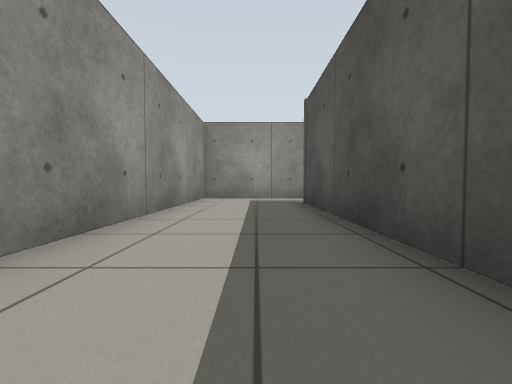
View 1 (above)

23 first-person views from a walk through a robot-simulator world made for Gazebo. The camera is 0.5 m above the floor, tilts 2° down and sees 90° across. The floor is counted in squares, 1 m on a side. Each view is taken from the middle of a square. On the plan, view 1 faces up. The plan holds only what a view shows up to about 9 squares ahead; the rest is blank.

View 2
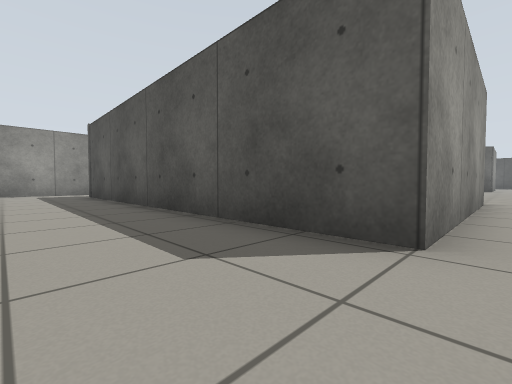

View 3
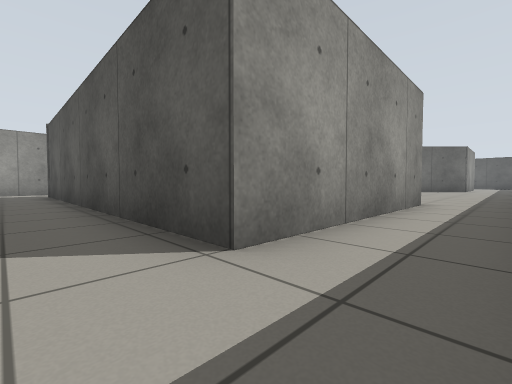

View 4
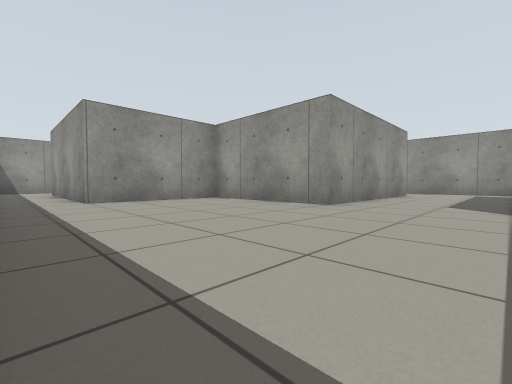

View 5
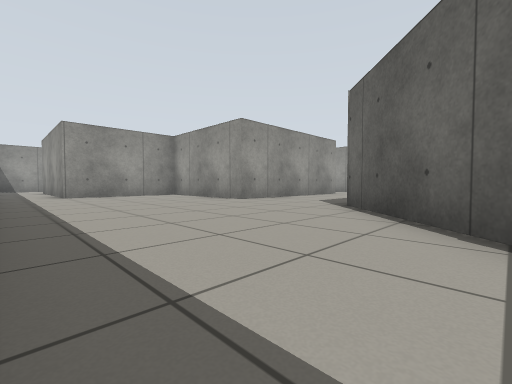

View 6
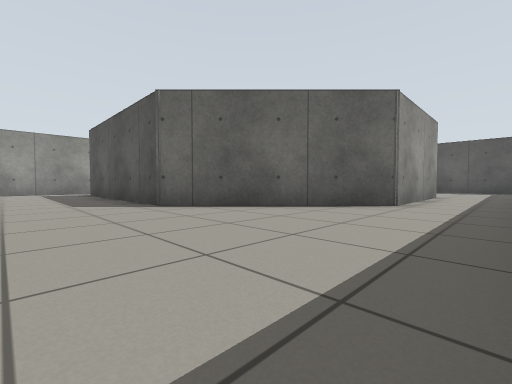

View 7
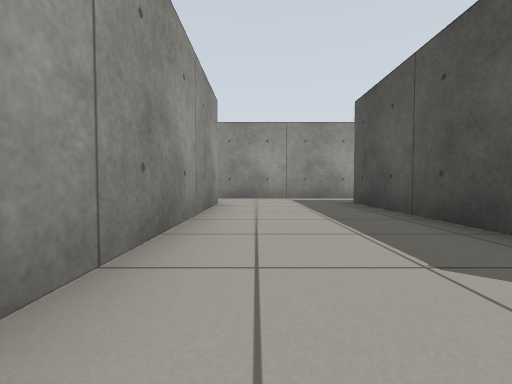

View 8
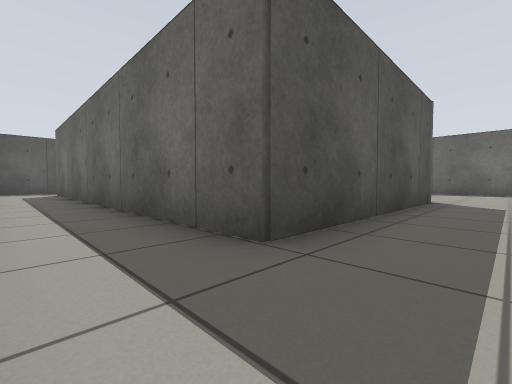

View 9
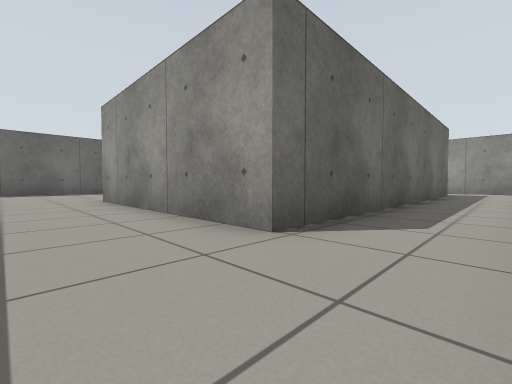

View 10
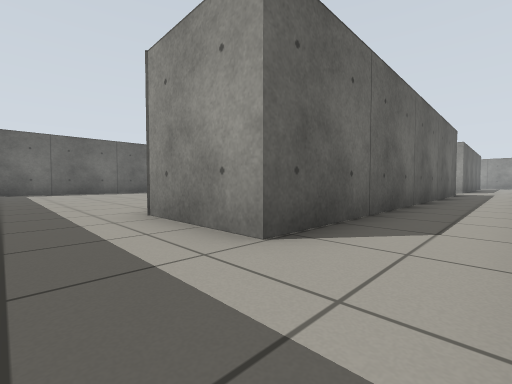

View 11
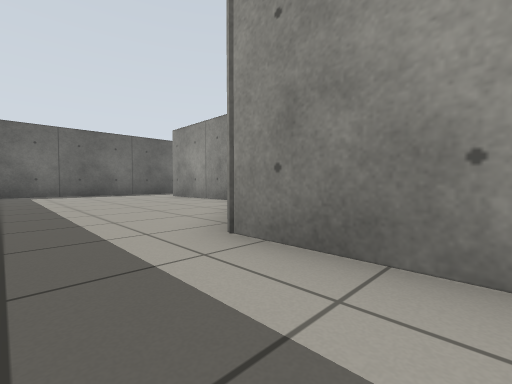

View 12
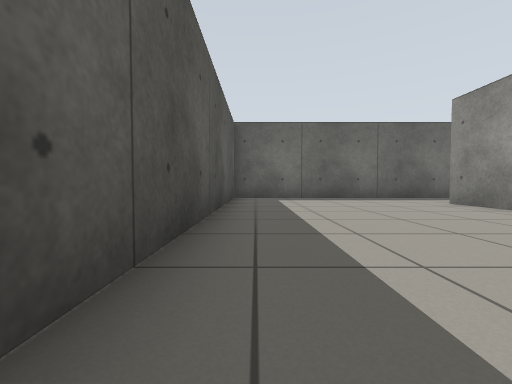

View 13
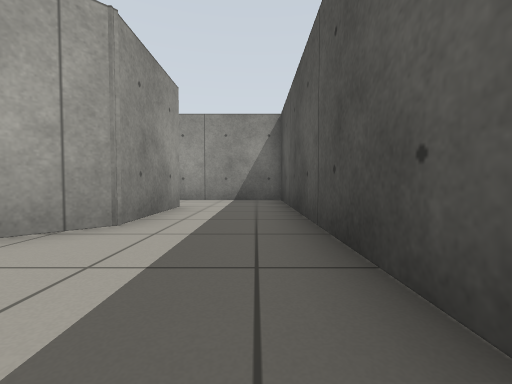

View 14
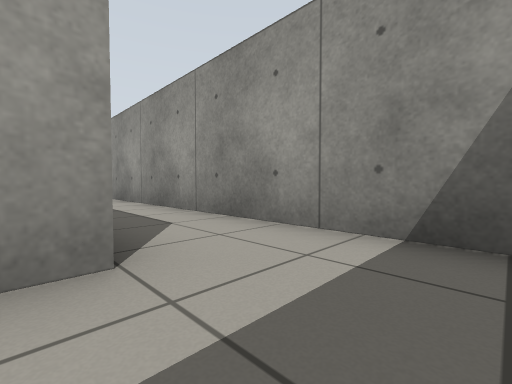

View 15
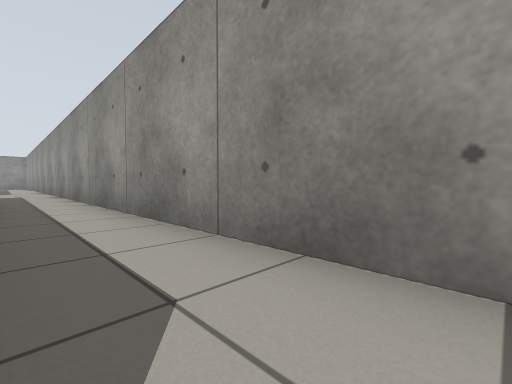

View 16
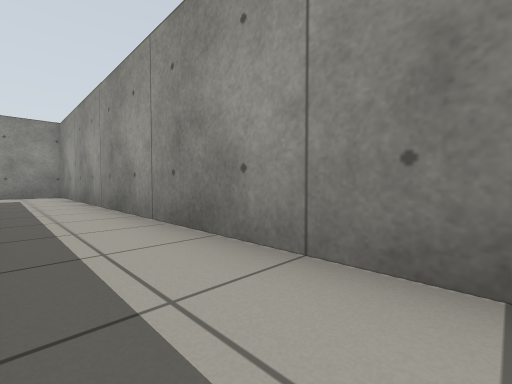

View 17
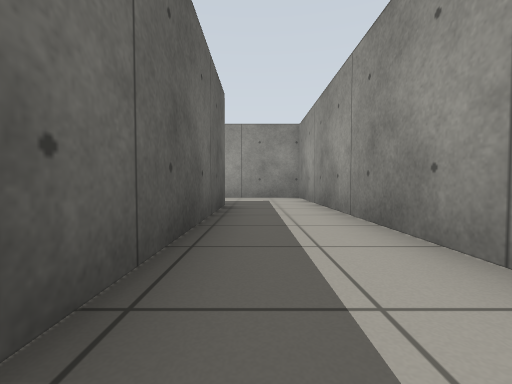

View 18
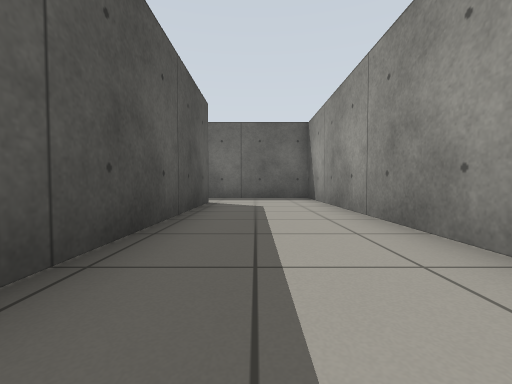

View 19
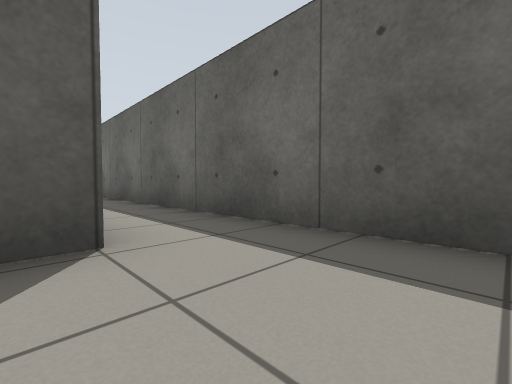

View 20
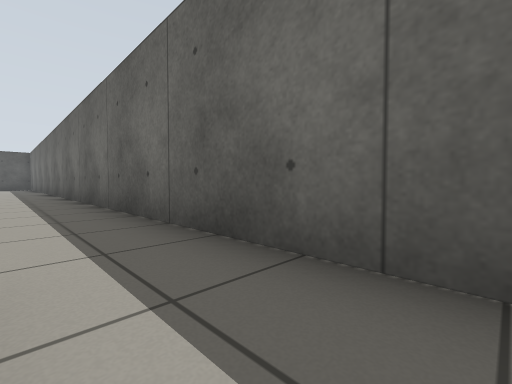

View 21
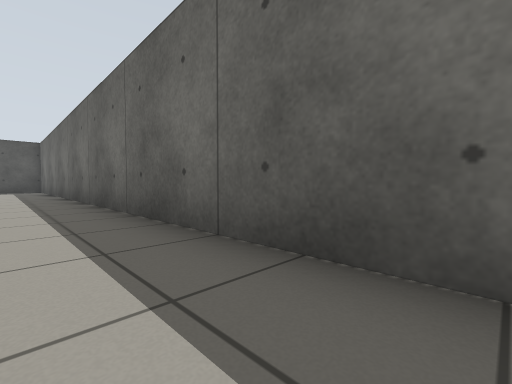

View 22
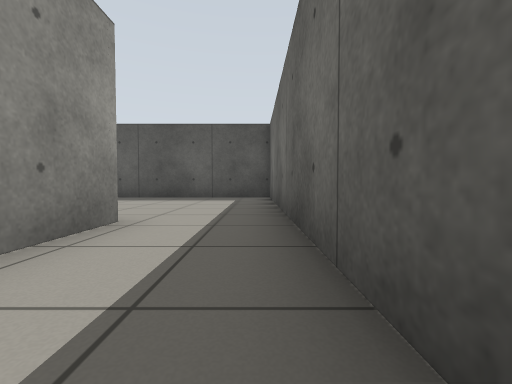

View 23
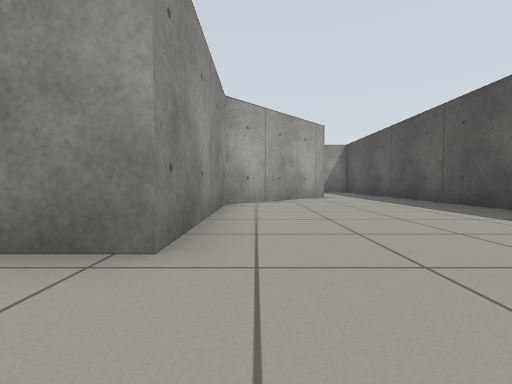

### Floor plan
Ten units are one square. View 1 is at (0, 0); x grows to the right and y downward. Boxes are objects, and circles mark ways between rooms. Rooms are numbered by the first view taken in them; rooms with no view inside come last. Other rooms are left out.
<svg viewBox="-22 -90 304 150">
<path fill="none" stroke="#000" d="M111 -3 67 -3 67 36 12 36 12 -63 111 -63 111 -3M91 -85 -17 -85 -17 55 225 55M223 32 181 32 144 -4 144 -65 254 -65 254 -40 223 -9M277 -25 277 -85 107 -85M223 -9 223 32M225 55 277 55 277 -25"/>
<circle cx="230" cy="45" r="3" fill="#2a7"/>
<circle cx="250" cy="-10" r="3" fill="#2a7"/>
<text x="120" y="-20">1</text>
<text x="250" y="20">2</text>
</svg>
Room 1 opens to room 2.

Where each view was taken, in squares from view 1:
view 1: 0 up, 0 right, facing up
view 2: 4 down, 1 left, facing up-right
view 3: 5 down, 0 right, facing up-right
view 4: 5 down, 14 right, facing up-left
view 5: 5 down, 17 right, facing up-left
view 6: 5 down, 12 right, facing up-right
view 7: 0 up, 12 right, facing up
view 8: 8 up, 13 right, facing down-right
view 9: 8 up, 13 right, facing down-left
view 10: 8 up, 27 right, facing down-left
view 11: 6 up, 27 right, facing down-left
view 12: 3 up, 27 right, facing down
view 13: 1 up, 27 right, facing up
view 14: 6 up, 27 right, facing up-left
view 15: 7 up, 25 right, facing up-left
view 16: 7 up, 9 right, facing up-left
view 17: 7 up, 7 right, facing left
view 18: 3 up, 0 right, facing down
view 19: 3 down, 1 left, facing down-right
view 20: 4 down, 5 right, facing down-right
view 21: 4 down, 11 right, facing down-right
view 22: 5 down, 19 right, facing right
view 23: 5 down, 23 right, facing up
